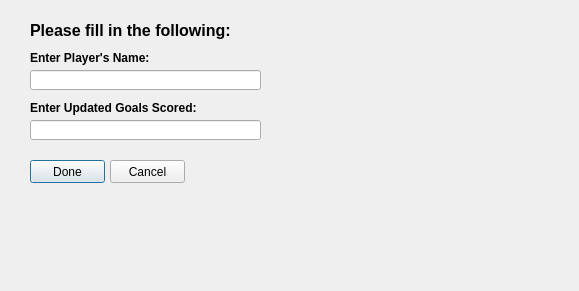
<?xml version="1.0" encoding="UTF-8"?>
<ui version="4.0">
 <class>Dialog8</class>
 <widget class="QDialog" name="Dialog8">
  <property name="geometry">
   <rect>
    <x>0</x>
    <y>0</y>
    <width>579</width>
    <height>291</height>
   </rect>
  </property>
  <property name="windowTitle">
   <string>Dialog</string>
  </property>
  <widget class="QLabel" name="labelpic">
   <property name="geometry">
    <rect>
     <x>0</x>
     <y>0</y>
     <width>581</width>
     <height>291</height>
    </rect>
   </property>
   <property name="text">
    <string/>
   </property>
  </widget>
  <widget class="QLabel" name="labelpic2">
   <property name="geometry">
    <rect>
     <x>170</x>
     <y>0</y>
     <width>411</width>
     <height>391</height>
    </rect>
   </property>
   <property name="text">
    <string/>
   </property>
  </widget>
  <widget class="QLineEdit" name="lineEdit">
   <property name="geometry">
    <rect>
     <x>30</x>
     <y>70</y>
     <width>231</width>
     <height>20</height>
    </rect>
   </property>
  </widget>
  <widget class="QLabel" name="label_2">
   <property name="geometry">
    <rect>
     <x>30</x>
     <y>100</y>
     <width>171</width>
     <height>16</height>
    </rect>
   </property>
   <property name="text">
    <string>&lt;html&gt;&lt;head/&gt;&lt;body&gt;&lt;p&gt;&lt;span style=&quot; font-weight:600;&quot;&gt;Enter Updated Goals Scored:&lt;/span&gt;&lt;/p&gt;&lt;/body&gt;&lt;/html&gt;</string>
   </property>
  </widget>
  <widget class="QPushButton" name="pushButton">
   <property name="geometry">
    <rect>
     <x>30</x>
     <y>160</y>
     <width>75</width>
     <height>23</height>
    </rect>
   </property>
   <property name="text">
    <string>Done</string>
   </property>
  </widget>
  <widget class="QPushButton" name="pushButton_2">
   <property name="geometry">
    <rect>
     <x>110</x>
     <y>160</y>
     <width>75</width>
     <height>23</height>
    </rect>
   </property>
   <property name="text">
    <string>Cancel</string>
   </property>
  </widget>
  <widget class="QLabel" name="label_3">
   <property name="geometry">
    <rect>
     <x>30</x>
     <y>50</y>
     <width>121</width>
     <height>16</height>
    </rect>
   </property>
   <property name="text">
    <string>&lt;html&gt;&lt;head/&gt;&lt;body&gt;&lt;p&gt;&lt;span style=&quot; font-weight:600;&quot;&gt;Enter Player's Name:&lt;/span&gt;&lt;/p&gt;&lt;/body&gt;&lt;/html&gt;</string>
   </property>
  </widget>
  <widget class="QLineEdit" name="lineEdit_2">
   <property name="geometry">
    <rect>
     <x>30</x>
     <y>120</y>
     <width>231</width>
     <height>20</height>
    </rect>
   </property>
  </widget>
  <widget class="QLabel" name="label">
   <property name="geometry">
    <rect>
     <x>30</x>
     <y>20</y>
     <width>241</width>
     <height>21</height>
    </rect>
   </property>
   <property name="text">
    <string>&lt;html&gt;&lt;head/&gt;&lt;body&gt;&lt;p&gt;&lt;span style=&quot; font-size:12pt; font-weight:600;&quot;&gt;Please fill in the following:&lt;/span&gt;&lt;/p&gt;&lt;/body&gt;&lt;/html&gt;</string>
   </property>
  </widget>
 </widget>
 <resources/>
 <connections/>
</ui>
